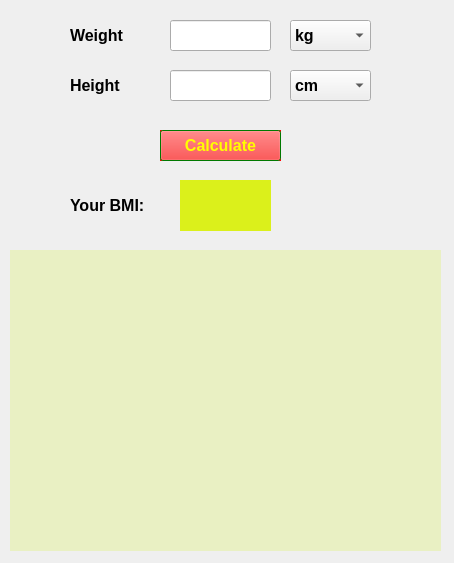
<?xml version="1.0" encoding="UTF-8"?>
<ui version="4.0">
 <class>Form</class>
 <widget class="QWidget" name="Form">
  <property name="geometry">
   <rect>
    <x>0</x>
    <y>0</y>
    <width>454</width>
    <height>563</height>
   </rect>
  </property>
  <property name="windowTitle">
   <string>BMI Calculator</string>
  </property>
  <widget class="QLabel" name="lb1">
   <property name="geometry">
    <rect>
     <x>70</x>
     <y>10</y>
     <width>111</width>
     <height>51</height>
    </rect>
   </property>
   <property name="font">
    <font>
     <pointsize>12</pointsize>
     <weight>75</weight>
     <bold>true</bold>
    </font>
   </property>
   <property name="text">
    <string>Weight</string>
   </property>
  </widget>
  <widget class="QLabel" name="lb2">
   <property name="geometry">
    <rect>
     <x>70</x>
     <y>60</y>
     <width>111</width>
     <height>51</height>
    </rect>
   </property>
   <property name="font">
    <font>
     <pointsize>12</pointsize>
     <weight>75</weight>
     <bold>true</bold>
    </font>
   </property>
   <property name="text">
    <string>Height</string>
   </property>
  </widget>
  <widget class="QLabel" name="lb3">
   <property name="geometry">
    <rect>
     <x>70</x>
     <y>180</y>
     <width>111</width>
     <height>51</height>
    </rect>
   </property>
   <property name="font">
    <font>
     <pointsize>12</pointsize>
     <weight>75</weight>
     <bold>true</bold>
    </font>
   </property>
   <property name="text">
    <string>Your BMI:</string>
   </property>
  </widget>
  <widget class="QLabel" name="lb4">
   <property name="geometry">
    <rect>
     <x>180</x>
     <y>180</y>
     <width>91</width>
     <height>51</height>
    </rect>
   </property>
   <property name="palette">
    <palette>
     <active>
      <colorrole role="WindowText">
       <brush brushstyle="SolidPattern">
        <color alpha="255">
         <red>0</red>
         <green>0</green>
         <blue>0</blue>
        </color>
       </brush>
      </colorrole>
      <colorrole role="Button">
       <brush brushstyle="SolidPattern">
        <color alpha="255">
         <red>219</red>
         <green>240</green>
         <blue>27</blue>
        </color>
       </brush>
      </colorrole>
      <colorrole role="Light">
       <brush brushstyle="SolidPattern">
        <color alpha="255">
         <red>243</red>
         <green>255</green>
         <blue>134</blue>
        </color>
       </brush>
      </colorrole>
      <colorrole role="Midlight">
       <brush brushstyle="SolidPattern">
        <color alpha="255">
         <red>231</red>
         <green>247</green>
         <blue>80</blue>
        </color>
       </brush>
      </colorrole>
      <colorrole role="Dark">
       <brush brushstyle="SolidPattern">
        <color alpha="255">
         <red>109</red>
         <green>120</green>
         <blue>13</blue>
        </color>
       </brush>
      </colorrole>
      <colorrole role="Mid">
       <brush brushstyle="SolidPattern">
        <color alpha="255">
         <red>146</red>
         <green>160</green>
         <blue>18</blue>
        </color>
       </brush>
      </colorrole>
      <colorrole role="Text">
       <brush brushstyle="SolidPattern">
        <color alpha="255">
         <red>0</red>
         <green>0</green>
         <blue>0</blue>
        </color>
       </brush>
      </colorrole>
      <colorrole role="BrightText">
       <brush brushstyle="SolidPattern">
        <color alpha="255">
         <red>255</red>
         <green>255</green>
         <blue>255</blue>
        </color>
       </brush>
      </colorrole>
      <colorrole role="ButtonText">
       <brush brushstyle="SolidPattern">
        <color alpha="255">
         <red>0</red>
         <green>0</green>
         <blue>0</blue>
        </color>
       </brush>
      </colorrole>
      <colorrole role="Base">
       <brush brushstyle="SolidPattern">
        <color alpha="255">
         <red>255</red>
         <green>255</green>
         <blue>255</blue>
        </color>
       </brush>
      </colorrole>
      <colorrole role="Window">
       <brush brushstyle="SolidPattern">
        <color alpha="255">
         <red>219</red>
         <green>240</green>
         <blue>27</blue>
        </color>
       </brush>
      </colorrole>
      <colorrole role="Shadow">
       <brush brushstyle="SolidPattern">
        <color alpha="255">
         <red>0</red>
         <green>0</green>
         <blue>0</blue>
        </color>
       </brush>
      </colorrole>
      <colorrole role="AlternateBase">
       <brush brushstyle="SolidPattern">
        <color alpha="255">
         <red>237</red>
         <green>247</green>
         <blue>141</blue>
        </color>
       </brush>
      </colorrole>
      <colorrole role="ToolTipBase">
       <brush brushstyle="SolidPattern">
        <color alpha="255">
         <red>255</red>
         <green>255</green>
         <blue>220</blue>
        </color>
       </brush>
      </colorrole>
      <colorrole role="ToolTipText">
       <brush brushstyle="SolidPattern">
        <color alpha="255">
         <red>0</red>
         <green>0</green>
         <blue>0</blue>
        </color>
       </brush>
      </colorrole>
      <colorrole role="PlaceholderText">
       <brush brushstyle="SolidPattern">
        <color alpha="128">
         <red>0</red>
         <green>0</green>
         <blue>0</blue>
        </color>
       </brush>
      </colorrole>
     </active>
     <inactive>
      <colorrole role="WindowText">
       <brush brushstyle="SolidPattern">
        <color alpha="255">
         <red>0</red>
         <green>0</green>
         <blue>0</blue>
        </color>
       </brush>
      </colorrole>
      <colorrole role="Button">
       <brush brushstyle="SolidPattern">
        <color alpha="255">
         <red>219</red>
         <green>240</green>
         <blue>27</blue>
        </color>
       </brush>
      </colorrole>
      <colorrole role="Light">
       <brush brushstyle="SolidPattern">
        <color alpha="255">
         <red>243</red>
         <green>255</green>
         <blue>134</blue>
        </color>
       </brush>
      </colorrole>
      <colorrole role="Midlight">
       <brush brushstyle="SolidPattern">
        <color alpha="255">
         <red>231</red>
         <green>247</green>
         <blue>80</blue>
        </color>
       </brush>
      </colorrole>
      <colorrole role="Dark">
       <brush brushstyle="SolidPattern">
        <color alpha="255">
         <red>109</red>
         <green>120</green>
         <blue>13</blue>
        </color>
       </brush>
      </colorrole>
      <colorrole role="Mid">
       <brush brushstyle="SolidPattern">
        <color alpha="255">
         <red>146</red>
         <green>160</green>
         <blue>18</blue>
        </color>
       </brush>
      </colorrole>
      <colorrole role="Text">
       <brush brushstyle="SolidPattern">
        <color alpha="255">
         <red>0</red>
         <green>0</green>
         <blue>0</blue>
        </color>
       </brush>
      </colorrole>
      <colorrole role="BrightText">
       <brush brushstyle="SolidPattern">
        <color alpha="255">
         <red>255</red>
         <green>255</green>
         <blue>255</blue>
        </color>
       </brush>
      </colorrole>
      <colorrole role="ButtonText">
       <brush brushstyle="SolidPattern">
        <color alpha="255">
         <red>0</red>
         <green>0</green>
         <blue>0</blue>
        </color>
       </brush>
      </colorrole>
      <colorrole role="Base">
       <brush brushstyle="SolidPattern">
        <color alpha="255">
         <red>255</red>
         <green>255</green>
         <blue>255</blue>
        </color>
       </brush>
      </colorrole>
      <colorrole role="Window">
       <brush brushstyle="SolidPattern">
        <color alpha="255">
         <red>219</red>
         <green>240</green>
         <blue>27</blue>
        </color>
       </brush>
      </colorrole>
      <colorrole role="Shadow">
       <brush brushstyle="SolidPattern">
        <color alpha="255">
         <red>0</red>
         <green>0</green>
         <blue>0</blue>
        </color>
       </brush>
      </colorrole>
      <colorrole role="AlternateBase">
       <brush brushstyle="SolidPattern">
        <color alpha="255">
         <red>237</red>
         <green>247</green>
         <blue>141</blue>
        </color>
       </brush>
      </colorrole>
      <colorrole role="ToolTipBase">
       <brush brushstyle="SolidPattern">
        <color alpha="255">
         <red>255</red>
         <green>255</green>
         <blue>220</blue>
        </color>
       </brush>
      </colorrole>
      <colorrole role="ToolTipText">
       <brush brushstyle="SolidPattern">
        <color alpha="255">
         <red>0</red>
         <green>0</green>
         <blue>0</blue>
        </color>
       </brush>
      </colorrole>
      <colorrole role="PlaceholderText">
       <brush brushstyle="SolidPattern">
        <color alpha="128">
         <red>0</red>
         <green>0</green>
         <blue>0</blue>
        </color>
       </brush>
      </colorrole>
     </inactive>
     <disabled>
      <colorrole role="WindowText">
       <brush brushstyle="SolidPattern">
        <color alpha="255">
         <red>109</red>
         <green>120</green>
         <blue>13</blue>
        </color>
       </brush>
      </colorrole>
      <colorrole role="Button">
       <brush brushstyle="SolidPattern">
        <color alpha="255">
         <red>219</red>
         <green>240</green>
         <blue>27</blue>
        </color>
       </brush>
      </colorrole>
      <colorrole role="Light">
       <brush brushstyle="SolidPattern">
        <color alpha="255">
         <red>243</red>
         <green>255</green>
         <blue>134</blue>
        </color>
       </brush>
      </colorrole>
      <colorrole role="Midlight">
       <brush brushstyle="SolidPattern">
        <color alpha="255">
         <red>231</red>
         <green>247</green>
         <blue>80</blue>
        </color>
       </brush>
      </colorrole>
      <colorrole role="Dark">
       <brush brushstyle="SolidPattern">
        <color alpha="255">
         <red>109</red>
         <green>120</green>
         <blue>13</blue>
        </color>
       </brush>
      </colorrole>
      <colorrole role="Mid">
       <brush brushstyle="SolidPattern">
        <color alpha="255">
         <red>146</red>
         <green>160</green>
         <blue>18</blue>
        </color>
       </brush>
      </colorrole>
      <colorrole role="Text">
       <brush brushstyle="SolidPattern">
        <color alpha="255">
         <red>109</red>
         <green>120</green>
         <blue>13</blue>
        </color>
       </brush>
      </colorrole>
      <colorrole role="BrightText">
       <brush brushstyle="SolidPattern">
        <color alpha="255">
         <red>255</red>
         <green>255</green>
         <blue>255</blue>
        </color>
       </brush>
      </colorrole>
      <colorrole role="ButtonText">
       <brush brushstyle="SolidPattern">
        <color alpha="255">
         <red>109</red>
         <green>120</green>
         <blue>13</blue>
        </color>
       </brush>
      </colorrole>
      <colorrole role="Base">
       <brush brushstyle="SolidPattern">
        <color alpha="255">
         <red>219</red>
         <green>240</green>
         <blue>27</blue>
        </color>
       </brush>
      </colorrole>
      <colorrole role="Window">
       <brush brushstyle="SolidPattern">
        <color alpha="255">
         <red>219</red>
         <green>240</green>
         <blue>27</blue>
        </color>
       </brush>
      </colorrole>
      <colorrole role="Shadow">
       <brush brushstyle="SolidPattern">
        <color alpha="255">
         <red>0</red>
         <green>0</green>
         <blue>0</blue>
        </color>
       </brush>
      </colorrole>
      <colorrole role="AlternateBase">
       <brush brushstyle="SolidPattern">
        <color alpha="255">
         <red>219</red>
         <green>240</green>
         <blue>27</blue>
        </color>
       </brush>
      </colorrole>
      <colorrole role="ToolTipBase">
       <brush brushstyle="SolidPattern">
        <color alpha="255">
         <red>255</red>
         <green>255</green>
         <blue>220</blue>
        </color>
       </brush>
      </colorrole>
      <colorrole role="ToolTipText">
       <brush brushstyle="SolidPattern">
        <color alpha="255">
         <red>0</red>
         <green>0</green>
         <blue>0</blue>
        </color>
       </brush>
      </colorrole>
      <colorrole role="PlaceholderText">
       <brush brushstyle="SolidPattern">
        <color alpha="128">
         <red>0</red>
         <green>0</green>
         <blue>0</blue>
        </color>
       </brush>
      </colorrole>
     </disabled>
    </palette>
   </property>
   <property name="font">
    <font>
     <pointsize>12</pointsize>
     <weight>75</weight>
     <bold>true</bold>
    </font>
   </property>
   <property name="autoFillBackground">
    <bool>true</bool>
   </property>
   <property name="text">
    <string/>
   </property>
  </widget>
  <widget class="QLabel" name="lb5">
   <property name="geometry">
    <rect>
     <x>280</x>
     <y>190</y>
     <width>121</width>
     <height>31</height>
    </rect>
   </property>
   <property name="font">
    <font>
     <pointsize>12</pointsize>
    </font>
   </property>
   <property name="text">
    <string/>
   </property>
  </widget>
  <widget class="QLineEdit" name="le1">
   <property name="geometry">
    <rect>
     <x>170</x>
     <y>20</y>
     <width>101</width>
     <height>31</height>
    </rect>
   </property>
   <property name="palette">
    <palette>
     <active>
      <colorrole role="Text">
       <brush brushstyle="SolidPattern">
        <color alpha="255">
         <red>255</red>
         <green>85</green>
         <blue>0</blue>
        </color>
       </brush>
      </colorrole>
      <colorrole role="PlaceholderText">
       <brush brushstyle="SolidPattern">
        <color alpha="128">
         <red>255</red>
         <green>85</green>
         <blue>0</blue>
        </color>
       </brush>
      </colorrole>
     </active>
     <inactive>
      <colorrole role="Text">
       <brush brushstyle="SolidPattern">
        <color alpha="255">
         <red>255</red>
         <green>85</green>
         <blue>0</blue>
        </color>
       </brush>
      </colorrole>
      <colorrole role="PlaceholderText">
       <brush brushstyle="SolidPattern">
        <color alpha="128">
         <red>255</red>
         <green>85</green>
         <blue>0</blue>
        </color>
       </brush>
      </colorrole>
     </inactive>
     <disabled>
      <colorrole role="Text">
       <brush brushstyle="SolidPattern">
        <color alpha="255">
         <red>120</red>
         <green>120</green>
         <blue>120</blue>
        </color>
       </brush>
      </colorrole>
      <colorrole role="PlaceholderText">
       <brush brushstyle="SolidPattern">
        <color alpha="128">
         <red>0</red>
         <green>0</green>
         <blue>0</blue>
        </color>
       </brush>
      </colorrole>
     </disabled>
    </palette>
   </property>
   <property name="font">
    <font>
     <pointsize>12</pointsize>
     <weight>75</weight>
     <bold>true</bold>
    </font>
   </property>
   <property name="text">
    <string/>
   </property>
  </widget>
  <widget class="QLineEdit" name="le2">
   <property name="geometry">
    <rect>
     <x>170</x>
     <y>70</y>
     <width>101</width>
     <height>31</height>
    </rect>
   </property>
   <property name="palette">
    <palette>
     <active>
      <colorrole role="Text">
       <brush brushstyle="SolidPattern">
        <color alpha="255">
         <red>255</red>
         <green>85</green>
         <blue>0</blue>
        </color>
       </brush>
      </colorrole>
      <colorrole role="PlaceholderText">
       <brush brushstyle="SolidPattern">
        <color alpha="128">
         <red>255</red>
         <green>85</green>
         <blue>0</blue>
        </color>
       </brush>
      </colorrole>
     </active>
     <inactive>
      <colorrole role="Text">
       <brush brushstyle="SolidPattern">
        <color alpha="255">
         <red>255</red>
         <green>85</green>
         <blue>0</blue>
        </color>
       </brush>
      </colorrole>
      <colorrole role="PlaceholderText">
       <brush brushstyle="SolidPattern">
        <color alpha="128">
         <red>255</red>
         <green>85</green>
         <blue>0</blue>
        </color>
       </brush>
      </colorrole>
     </inactive>
     <disabled>
      <colorrole role="Text">
       <brush brushstyle="SolidPattern">
        <color alpha="255">
         <red>120</red>
         <green>120</green>
         <blue>120</blue>
        </color>
       </brush>
      </colorrole>
      <colorrole role="PlaceholderText">
       <brush brushstyle="SolidPattern">
        <color alpha="128">
         <red>0</red>
         <green>0</green>
         <blue>0</blue>
        </color>
       </brush>
      </colorrole>
     </disabled>
    </palette>
   </property>
   <property name="font">
    <font>
     <pointsize>12</pointsize>
     <weight>75</weight>
     <bold>true</bold>
    </font>
   </property>
   <property name="text">
    <string/>
   </property>
  </widget>
  <widget class="QComboBox" name="cb1">
   <property name="geometry">
    <rect>
     <x>290</x>
     <y>20</y>
     <width>81</width>
     <height>31</height>
    </rect>
   </property>
   <property name="font">
    <font>
     <pointsize>12</pointsize>
     <weight>75</weight>
     <bold>true</bold>
    </font>
   </property>
   <item>
    <property name="text">
     <string>kg</string>
    </property>
   </item>
   <item>
    <property name="text">
     <string>lb</string>
    </property>
   </item>
  </widget>
  <widget class="QComboBox" name="cb2">
   <property name="geometry">
    <rect>
     <x>290</x>
     <y>70</y>
     <width>81</width>
     <height>31</height>
    </rect>
   </property>
   <property name="font">
    <font>
     <pointsize>12</pointsize>
     <weight>75</weight>
     <bold>true</bold>
    </font>
   </property>
   <item>
    <property name="text">
     <string>cm</string>
    </property>
   </item>
   <item>
    <property name="text">
     <string>ft</string>
    </property>
   </item>
  </widget>
  <widget class="QPushButton" name="pb">
   <property name="geometry">
    <rect>
     <x>160</x>
     <y>130</y>
     <width>121</width>
     <height>31</height>
    </rect>
   </property>
   <property name="palette">
    <palette>
     <active>
      <colorrole role="WindowText">
       <brush brushstyle="SolidPattern">
        <color alpha="255">
         <red>255</red>
         <green>255</green>
         <blue>0</blue>
        </color>
       </brush>
      </colorrole>
      <colorrole role="Button">
       <brush brushstyle="SolidPattern">
        <color alpha="255">
         <red>255</red>
         <green>0</green>
         <blue>0</blue>
        </color>
       </brush>
      </colorrole>
      <colorrole role="Light">
       <brush brushstyle="SolidPattern">
        <color alpha="255">
         <red>0</red>
         <green>255</green>
         <blue>0</blue>
        </color>
       </brush>
      </colorrole>
      <colorrole role="Midlight">
       <brush brushstyle="SolidPattern">
        <color alpha="255">
         <red>0</red>
         <green>212</green>
         <blue>0</blue>
        </color>
       </brush>
      </colorrole>
      <colorrole role="Dark">
       <brush brushstyle="SolidPattern">
        <color alpha="255">
         <red>0</red>
         <green>85</green>
         <blue>0</blue>
        </color>
       </brush>
      </colorrole>
      <colorrole role="Mid">
       <brush brushstyle="SolidPattern">
        <color alpha="255">
         <red>0</red>
         <green>113</green>
         <blue>0</blue>
        </color>
       </brush>
      </colorrole>
      <colorrole role="Text">
       <brush brushstyle="SolidPattern">
        <color alpha="255">
         <red>255</red>
         <green>255</green>
         <blue>127</blue>
        </color>
       </brush>
      </colorrole>
      <colorrole role="BrightText">
       <brush brushstyle="SolidPattern">
        <color alpha="255">
         <red>255</red>
         <green>255</green>
         <blue>255</blue>
        </color>
       </brush>
      </colorrole>
      <colorrole role="ButtonText">
       <brush brushstyle="SolidPattern">
        <color alpha="255">
         <red>255</red>
         <green>255</green>
         <blue>0</blue>
        </color>
       </brush>
      </colorrole>
      <colorrole role="Base">
       <brush brushstyle="SolidPattern">
        <color alpha="255">
         <red>0</red>
         <green>170</green>
         <blue>0</blue>
        </color>
       </brush>
      </colorrole>
      <colorrole role="Window">
       <brush brushstyle="SolidPattern">
        <color alpha="255">
         <red>0</red>
         <green>170</green>
         <blue>0</blue>
        </color>
       </brush>
      </colorrole>
      <colorrole role="Shadow">
       <brush brushstyle="SolidPattern">
        <color alpha="255">
         <red>0</red>
         <green>0</green>
         <blue>0</blue>
        </color>
       </brush>
      </colorrole>
      <colorrole role="AlternateBase">
       <brush brushstyle="SolidPattern">
        <color alpha="255">
         <red>127</red>
         <green>212</green>
         <blue>127</blue>
        </color>
       </brush>
      </colorrole>
      <colorrole role="ToolTipBase">
       <brush brushstyle="SolidPattern">
        <color alpha="255">
         <red>255</red>
         <green>255</green>
         <blue>220</blue>
        </color>
       </brush>
      </colorrole>
      <colorrole role="ToolTipText">
       <brush brushstyle="SolidPattern">
        <color alpha="255">
         <red>0</red>
         <green>0</green>
         <blue>0</blue>
        </color>
       </brush>
      </colorrole>
      <colorrole role="PlaceholderText">
       <brush brushstyle="SolidPattern">
        <color alpha="128">
         <red>0</red>
         <green>0</green>
         <blue>0</blue>
        </color>
       </brush>
      </colorrole>
     </active>
     <inactive>
      <colorrole role="WindowText">
       <brush brushstyle="SolidPattern">
        <color alpha="255">
         <red>255</red>
         <green>255</green>
         <blue>0</blue>
        </color>
       </brush>
      </colorrole>
      <colorrole role="Button">
       <brush brushstyle="SolidPattern">
        <color alpha="255">
         <red>255</red>
         <green>0</green>
         <blue>0</blue>
        </color>
       </brush>
      </colorrole>
      <colorrole role="Light">
       <brush brushstyle="SolidPattern">
        <color alpha="255">
         <red>0</red>
         <green>255</green>
         <blue>0</blue>
        </color>
       </brush>
      </colorrole>
      <colorrole role="Midlight">
       <brush brushstyle="SolidPattern">
        <color alpha="255">
         <red>0</red>
         <green>212</green>
         <blue>0</blue>
        </color>
       </brush>
      </colorrole>
      <colorrole role="Dark">
       <brush brushstyle="SolidPattern">
        <color alpha="255">
         <red>0</red>
         <green>85</green>
         <blue>0</blue>
        </color>
       </brush>
      </colorrole>
      <colorrole role="Mid">
       <brush brushstyle="SolidPattern">
        <color alpha="255">
         <red>0</red>
         <green>113</green>
         <blue>0</blue>
        </color>
       </brush>
      </colorrole>
      <colorrole role="Text">
       <brush brushstyle="SolidPattern">
        <color alpha="255">
         <red>255</red>
         <green>255</green>
         <blue>127</blue>
        </color>
       </brush>
      </colorrole>
      <colorrole role="BrightText">
       <brush brushstyle="SolidPattern">
        <color alpha="255">
         <red>255</red>
         <green>255</green>
         <blue>255</blue>
        </color>
       </brush>
      </colorrole>
      <colorrole role="ButtonText">
       <brush brushstyle="SolidPattern">
        <color alpha="255">
         <red>255</red>
         <green>255</green>
         <blue>0</blue>
        </color>
       </brush>
      </colorrole>
      <colorrole role="Base">
       <brush brushstyle="SolidPattern">
        <color alpha="255">
         <red>0</red>
         <green>170</green>
         <blue>0</blue>
        </color>
       </brush>
      </colorrole>
      <colorrole role="Window">
       <brush brushstyle="SolidPattern">
        <color alpha="255">
         <red>0</red>
         <green>170</green>
         <blue>0</blue>
        </color>
       </brush>
      </colorrole>
      <colorrole role="Shadow">
       <brush brushstyle="SolidPattern">
        <color alpha="255">
         <red>0</red>
         <green>0</green>
         <blue>0</blue>
        </color>
       </brush>
      </colorrole>
      <colorrole role="AlternateBase">
       <brush brushstyle="SolidPattern">
        <color alpha="255">
         <red>127</red>
         <green>212</green>
         <blue>127</blue>
        </color>
       </brush>
      </colorrole>
      <colorrole role="ToolTipBase">
       <brush brushstyle="SolidPattern">
        <color alpha="255">
         <red>255</red>
         <green>255</green>
         <blue>220</blue>
        </color>
       </brush>
      </colorrole>
      <colorrole role="ToolTipText">
       <brush brushstyle="SolidPattern">
        <color alpha="255">
         <red>0</red>
         <green>0</green>
         <blue>0</blue>
        </color>
       </brush>
      </colorrole>
      <colorrole role="PlaceholderText">
       <brush brushstyle="SolidPattern">
        <color alpha="128">
         <red>0</red>
         <green>0</green>
         <blue>0</blue>
        </color>
       </brush>
      </colorrole>
     </inactive>
     <disabled>
      <colorrole role="WindowText">
       <brush brushstyle="SolidPattern">
        <color alpha="255">
         <red>0</red>
         <green>85</green>
         <blue>0</blue>
        </color>
       </brush>
      </colorrole>
      <colorrole role="Button">
       <brush brushstyle="SolidPattern">
        <color alpha="255">
         <red>255</red>
         <green>0</green>
         <blue>0</blue>
        </color>
       </brush>
      </colorrole>
      <colorrole role="Light">
       <brush brushstyle="SolidPattern">
        <color alpha="255">
         <red>0</red>
         <green>255</green>
         <blue>0</blue>
        </color>
       </brush>
      </colorrole>
      <colorrole role="Midlight">
       <brush brushstyle="SolidPattern">
        <color alpha="255">
         <red>0</red>
         <green>212</green>
         <blue>0</blue>
        </color>
       </brush>
      </colorrole>
      <colorrole role="Dark">
       <brush brushstyle="SolidPattern">
        <color alpha="255">
         <red>0</red>
         <green>85</green>
         <blue>0</blue>
        </color>
       </brush>
      </colorrole>
      <colorrole role="Mid">
       <brush brushstyle="SolidPattern">
        <color alpha="255">
         <red>0</red>
         <green>113</green>
         <blue>0</blue>
        </color>
       </brush>
      </colorrole>
      <colorrole role="Text">
       <brush brushstyle="SolidPattern">
        <color alpha="255">
         <red>0</red>
         <green>85</green>
         <blue>0</blue>
        </color>
       </brush>
      </colorrole>
      <colorrole role="BrightText">
       <brush brushstyle="SolidPattern">
        <color alpha="255">
         <red>255</red>
         <green>255</green>
         <blue>255</blue>
        </color>
       </brush>
      </colorrole>
      <colorrole role="ButtonText">
       <brush brushstyle="SolidPattern">
        <color alpha="255">
         <red>0</red>
         <green>85</green>
         <blue>0</blue>
        </color>
       </brush>
      </colorrole>
      <colorrole role="Base">
       <brush brushstyle="SolidPattern">
        <color alpha="255">
         <red>0</red>
         <green>170</green>
         <blue>0</blue>
        </color>
       </brush>
      </colorrole>
      <colorrole role="Window">
       <brush brushstyle="SolidPattern">
        <color alpha="255">
         <red>0</red>
         <green>170</green>
         <blue>0</blue>
        </color>
       </brush>
      </colorrole>
      <colorrole role="Shadow">
       <brush brushstyle="SolidPattern">
        <color alpha="255">
         <red>0</red>
         <green>0</green>
         <blue>0</blue>
        </color>
       </brush>
      </colorrole>
      <colorrole role="AlternateBase">
       <brush brushstyle="SolidPattern">
        <color alpha="255">
         <red>0</red>
         <green>170</green>
         <blue>0</blue>
        </color>
       </brush>
      </colorrole>
      <colorrole role="ToolTipBase">
       <brush brushstyle="SolidPattern">
        <color alpha="255">
         <red>255</red>
         <green>255</green>
         <blue>220</blue>
        </color>
       </brush>
      </colorrole>
      <colorrole role="ToolTipText">
       <brush brushstyle="SolidPattern">
        <color alpha="255">
         <red>0</red>
         <green>0</green>
         <blue>0</blue>
        </color>
       </brush>
      </colorrole>
      <colorrole role="PlaceholderText">
       <brush brushstyle="SolidPattern">
        <color alpha="128">
         <red>0</red>
         <green>0</green>
         <blue>0</blue>
        </color>
       </brush>
      </colorrole>
     </disabled>
    </palette>
   </property>
   <property name="font">
    <font>
     <pointsize>12</pointsize>
     <weight>75</weight>
     <bold>true</bold>
    </font>
   </property>
   <property name="autoFillBackground">
    <bool>true</bool>
   </property>
   <property name="text">
    <string>Calculate</string>
   </property>
  </widget>
  <widget class="QLabel" name="label">
   <property name="geometry">
    <rect>
     <x>10</x>
     <y>250</y>
     <width>431</width>
     <height>301</height>
    </rect>
   </property>
   <property name="palette">
    <palette>
     <active>
      <colorrole role="Button">
       <brush brushstyle="SolidPattern">
        <color alpha="255">
         <red>251</red>
         <green>255</green>
         <blue>213</blue>
        </color>
       </brush>
      </colorrole>
      <colorrole role="Base">
       <brush brushstyle="SolidPattern">
        <color alpha="255">
         <red>255</red>
         <green>245</green>
         <blue>207</blue>
        </color>
       </brush>
      </colorrole>
      <colorrole role="Window">
       <brush brushstyle="SolidPattern">
        <color alpha="255">
         <red>233</red>
         <green>240</green>
         <blue>195</blue>
        </color>
       </brush>
      </colorrole>
     </active>
     <inactive>
      <colorrole role="Button">
       <brush brushstyle="SolidPattern">
        <color alpha="255">
         <red>251</red>
         <green>255</green>
         <blue>213</blue>
        </color>
       </brush>
      </colorrole>
      <colorrole role="Base">
       <brush brushstyle="SolidPattern">
        <color alpha="255">
         <red>255</red>
         <green>245</green>
         <blue>207</blue>
        </color>
       </brush>
      </colorrole>
      <colorrole role="Window">
       <brush brushstyle="SolidPattern">
        <color alpha="255">
         <red>233</red>
         <green>240</green>
         <blue>195</blue>
        </color>
       </brush>
      </colorrole>
     </inactive>
     <disabled>
      <colorrole role="Button">
       <brush brushstyle="SolidPattern">
        <color alpha="255">
         <red>251</red>
         <green>255</green>
         <blue>213</blue>
        </color>
       </brush>
      </colorrole>
      <colorrole role="Base">
       <brush brushstyle="SolidPattern">
        <color alpha="255">
         <red>233</red>
         <green>240</green>
         <blue>195</blue>
        </color>
       </brush>
      </colorrole>
      <colorrole role="Window">
       <brush brushstyle="SolidPattern">
        <color alpha="255">
         <red>233</red>
         <green>240</green>
         <blue>195</blue>
        </color>
       </brush>
      </colorrole>
     </disabled>
    </palette>
   </property>
   <property name="autoFillBackground">
    <bool>true</bool>
   </property>
   <property name="text">
    <string/>
   </property>
   <property name="pixmap">
    <pixmap resource="BMI_1.qrc">:/imgs/01.png</pixmap>
   </property>
   <property name="scaledContents">
    <bool>true</bool>
   </property>
  </widget>
 </widget>
 <resources>
  <include location="BMI_1.qrc"/>
 </resources>
 <connections/>
</ui>
